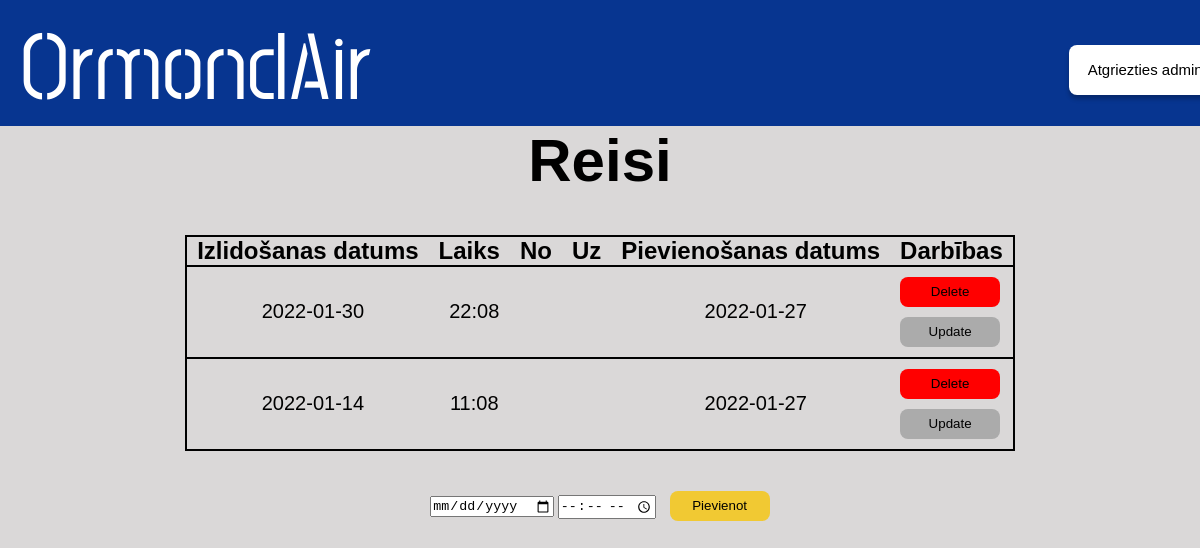
The app's page /admin/reisi with its own data.
### main.py (models this page shows, shortened)
class Reis(db.Model):
    id = db.Column(db.Integer, primary_key=True)
    datums = db.Column(db.String(200), nullable=False)
    laiks = db.Column(db.String(200), nullable=False)
    date_created = db.Column(db.DateTime, default=datetime.utcnow)

### main.py (the view)
@app.route('/admin/reisi', methods=['POST', 'GET'])
def reis():
  if request.method == 'POST':
    new_reis = Reis(datums=request.form['datums'],laiks = request.form['laiks'])
    try:
      db.session.add(new_reis)
      db.session.commit()
      return redirect('/admin/reisi')
    except:
      return "Draugi nav labi!"
  else:
      tasks = Reis.query.order_by(Reis.date_created).all()
      return render_template("adminreisi.html", tasks=tasks)

### templates/adminreisi.html (shortened to what this page needs)
<!DOCTYPE html>
<html lang="en">
  <head>
    <link href="/static/css/stylesheet.css" rel="stylesheet" />
  </head>
  <body>
    <div class="augsejaisBaneris">
      <a href="/">
        <h1 class="homePage">OrmondAir</h1>
      </a>
      <a href="/admin">
        <button id="atgriezties_admin">Atgriezties admin</button>
      </a>
    </div>
    <div class="apaksejaisBaneris">
      <h1 id="virsraksts">Reisi</h1>
      {% if tasks|length < 1 %}
      <h4 id="apaksraksts">Nav pievienots neviens reis! </h4>
      {% else %}
      <table class="tabula">
        <tr class="tabula">
          <th class="teksts">Izlidošanas datums</th>
          <th class="teksts">Laiks</th>
          <th class="teksts">No</th>
          <th class="teksts">Uz</th>
          <th class="teksts">Pievienošanas datums</th>
          <th class="teksts">Darbības</th>
        </tr>
        {% for task in tasks %}
          <tr class="tabula">
            <td class="dbteksts">{{ task.datums }}</td>
            <td class="dbteksts">{{ task.laiks }}</td>
            <td class="dbteksts">{{ task.content }}</td>
            <td class="dbteksts">{{ task.content }}</td>
            <td class="dbteksts">{{ task.date_created.date() }}</td>
            <td>
              <a href="/delete_reisi/{{task.id}}"><button id=dzest>Delete</button></a>
              <br>
              <a href="/update_reisi/{{task.id}}"><button id=labot>Update</button></a>
            </td>
          </tr>
        {% endfor %}
      </table>
      {% endif %}
      <form action="/admin/reisi" method="POST" id="form">
        <input type="date" min="date" type="text" name="datums" id="datums" placeholder="datums" required>
        <input type="time" type="text" name="laiks" id="laiks" placeholder="laiks" required>
        <input type="submit" value="Pievienot" id="pievienot">
      </form>
  </body>
</html>

### static/css/stylesheet.css (style rules this page uses)
body { background: rgba(186, 182, 182, 0.53); }
* { margin: 0; padding: 0; box-sizing: border-box; text-decoration: none; }
.augsejaisBaneris { position: absolute; left: 0%; right: 0%; top: 0%; bottom: 84.28%; background: #073590; }
.homePage { position: absolute; left: 0%; font-family: Post No Bills Colombo Medium; font-size: 96px; display: flex; margin-left: 20px; color: #ffffff; user-select: none; }
.apaksejaisBaneris { position: absolute; top: 15.72%; right: 0px; left: 0px; }
#atgriezties_admin { position: absolute; width: 152px; height: 50.63px; left: 89.1%; top: 35.4%; background: #ffffff; border-radius: 8px; box-shadow: 0px 4px 4px rgba(0, 0, 0, 0.25); border-style: none; font-family: Arial, Helvetica, sans-serif; font-size: 15px; cursor: pointer; }
#pievienot { width: 100px; height: 30px; background: #f1c933; border-radius: 8px; outline: none; cursor: pointer; border: 1px solid transparent; margin-left: 10px; }
.teksts { font-family: Arial, Helvetica, sans-serif; font-size: 24px; color: #000000; padding-left: 10px; padding-right: 10px; }
#dzest { width: 100px; height: 30px; background: #ff0000; border-radius: 8px; outline: none; cursor: pointer; border: 1px solid transparent; margin-top: 10px; margin-left: 10px; }
#labot { width: 100px; height: 30px; background: #ababab; border-radius: 8px; outline: none; cursor: pointer; border: 1px solid transparent; margin-top: 10px; margin-left: 10px; margin-bottom: 10px; }
.dbteksts { text-align: center; font-family: Arial, Helvetica, sans-serif; font-size: 20px; color: #000000; padding-left: 10px; }
#virsraksts { text-align: center; font-family: Arial, Helvetica, sans-serif; font-size: 60px; color: #000000; }
.tabula { border-collapse: collapse; border: solid 2px #000000; margin-left: auto; margin-right: auto; margin-top: 40px; margin-bottom: 40px; }
#form { text-align: center; }

### records on screen
Reis: datums "2022-01-30", laiks "22:08", date_created "2022-01-27"
Reis: datums "2022-01-14", laiks "11:08", date_created "2022-01-27"
